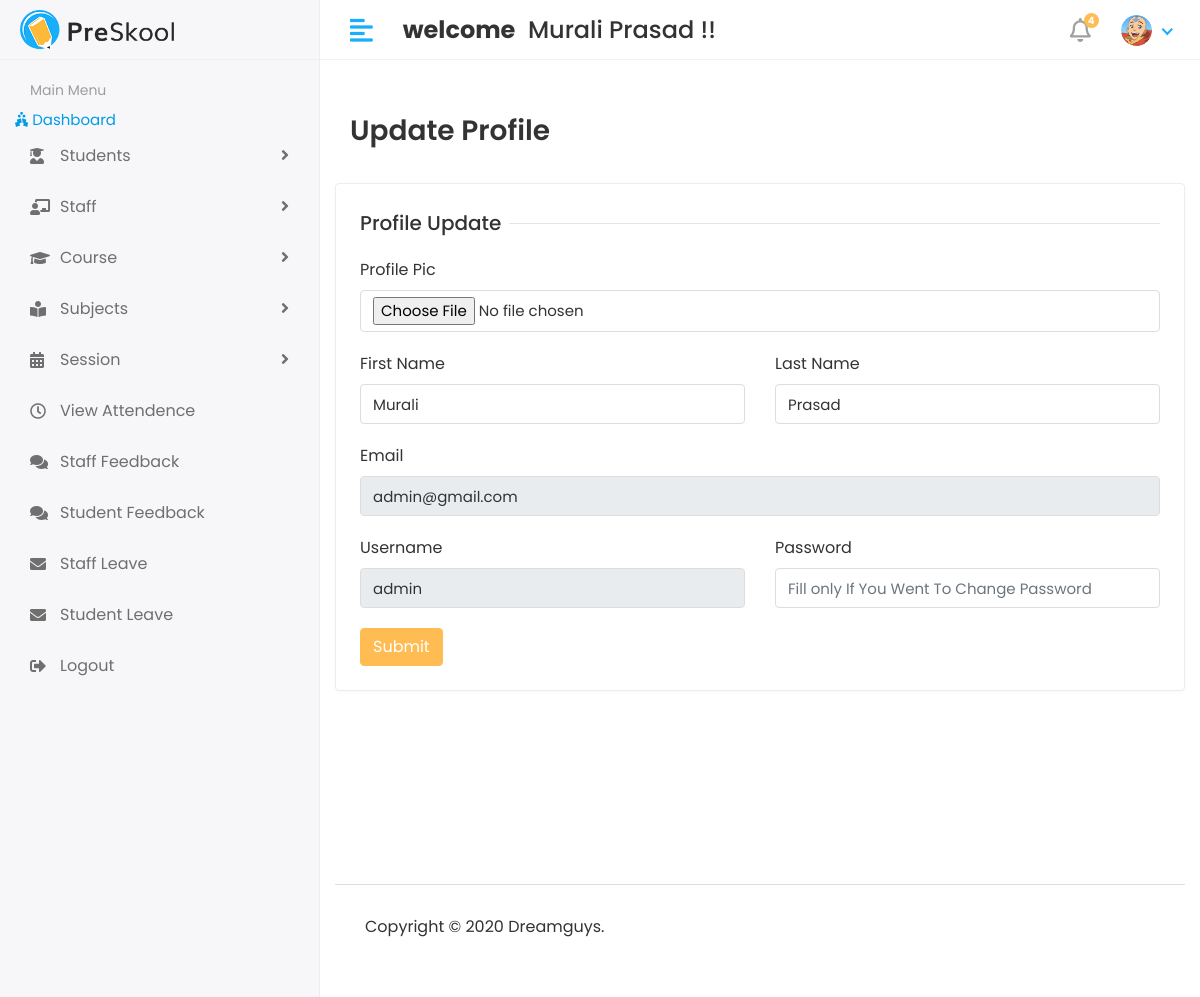
Page /profile (signed in) on the committed database.
### app/models.py (models this page shows)
class CustomUser(AbstractUser):
    USER=(
        (1,'HOD'),
        (2,'STAFF'),
        (3,'STUDENT'),
    )
    user_type = models.CharField(choices=USER, max_length=50,default=1)
    profile_pic= models.ImageField(upload_to='media/profile_pic')

### student_management_system/views.py (the view)
# urls.py: path('profile',views.PROFILE,name='profile'),
def PROFILE(request):
    user = CustomUser.objects.get(id = request.user.id)
    return render(request,'profile.html',{'user':user})

### templates/profile.html (shortened to what this page needs)
{% extends 'base.html'%}
{% block content%}
      <div class="main-wrapper">
         <div class="page-wrapper">
            <div class="content container-fluid">
               <div class="page-header">
                  <div class="row align-items-center">
                     <div class="col">
                        <h3 class="page-title">Update Profile</h3>
                     </div>
                  </div>
               </div>
               <div class="row">
                     <div class="card">
                        <div class="card-body">
                           <form method="POST" action="{% url 'profile/update' %}" enctype="multipart/form-data">
                              <div class="row">
                                 <div class="col-12">
                                    <h5 class="form-title"><span>Profile Update</span></h5>
                                 </div>
                                 <div class="col-12 ">
                                    <div class="form-group">
                                       <label>Profile Pic</label>
                                       <input type="file" class="form-control" name="profile_pic">
                                    </div>
                                 </div>
                                 <div class="col-12 col-sm-6">
                                    <div class="form-group">
                                       <label>First Name</label>
                                       <input type="text" class="form-control" name="first_name" value="{{ user.first_name}}">
                                    </div>
                                 </div>
                                 <div class="col-12 col-sm-6">
                                    <div class="form-group">
                                       <label>Last Name</label>
                                       <input type="text" class="form-control" name="last_name" value="{{ user.last_name}}">
                                    </div>
                                 </div>
                                 <div class="col-12 ">
                                    <div class="form-group">
                                       <label>Email</label>
                                       <input type="email" class="form-control" readonly name="email" value="{{ user.email}}">
                                    </div>
                                 </div>
                                 <div class="col-12 col-sm-6">
                                    <div class="form-group">
                                       <label>Username</label>
                                       <input type="text" class="form-control" readonly name="username" value="{{ user.username}}">
                                    </div>
                                 </div>
                                 <div class="col-12 col-sm-6">
                                    <div class="form-group">
                                       <label>Password</label>
                                       <input type="text" class="form-control" name="password" placeholder="Fill only If You Went To Change Password">
                                    </div>
                                 </div>
                                 <div class="col-12">
                                    <button type="submit" class="btn btn-primary">Submit</button>
                                 </div>
                              </div>
                           </form>
                        </div>
                     </div>
               </div>
            </div>
         </div>
      </div>
</html>
{% endblock %}

### templates/includes/header.html (shortened to what this page needs)
{% load static %}
<div class="header">
    <div class="header-left">
       <a href="index.html" class="logo">
       <img src="{% static 'assets/img/logo.png' %}" alt="Logo">
       </a>
    </div>
    <a href="javascript:void(0);" id="toggle_btn">
    <i class="fas fa-align-left"></i>
    </a>
    <div class="top-nav-search">
      <h4 class="mt-3"><strong>welcome</strong>&nbsp;&nbsp;<span>{{user.first_name}} {{user.last_name}}</span>&nbsp;!!</h4>
    </div>
    <ul class="nav user-menu">
       <li class="nav-item dropdown noti-dropdown">
          <a href="#" class="dropdown-toggle nav-link" data-toggle="dropdown">
          <i class="far fa-bell"></i> <span class="badge badge-pill">4</span>
          </a>
       </li>
       <li class="nav-item dropdown has-arrow">
          <a href="#" class="dropdown-toggle nav-link" data-toggle="dropdown">
          <span class="user-img"><img class="rounded-circle" src="/{{user.profile_pic}}" width="31" alt="Ryan Taylor"></span>
          </a>
       </li>
    </ul>
 </div>

### static/assets/css/style.css (style rules this page uses)
html { height: 100%; }
body { background-color: #fff; color: #333; font-family: 'Poppins', sans-serif; font-size: 1rem; height: 100%; line-height: 1.5; overflow-x: hidden; }
h1, h2, h3, h4, h5, h6 { font-family: 'Poppins', sans-serif; margin-top: 0; }
.form-control { border: 1px solid #ddd; box-shadow: none; color: #333; font-size: 15px; height: 40px; }
a { color: #009ce7; }
input, button, a { transition: all 0.4s ease; -moz-transition: all 0.4s ease; -o-transition: all 0.4s ease; -ms-transition: all 0.4s ease; -webkit-transition: all 0.4s ease; }
input, input:focus, button, button:focus { outline: none; }
input[type="file"] { height: auto; min-height: calc(1.5em + .75rem + 2px); }
input[type=text], input[type=password] { -webkit-appearance: none; -moz-appearance: none; appearance: none; }
.form-group { margin-bottom: 1.25rem; }
ul, ol { padding: 0px; list-style: none; }
.btn-primary { background-color: #FFBC53; border: 1px solid #FFBC53; }
.card { border: 1px solid #ececf5; box-shadow: 0 1px 3px 0 rgba(0, 0, 0, 0.03); margin-bottom: 1.875rem; }
.card-body { padding: 1.5rem; }
.header { background-color: #fff; border-bottom: 1px solid #f3f3f4; left: 0; position: fixed; right: 0; top: 0; z-index: 1001; height: 60px; }
.header .header-left { float: left; height: 60px; padding: 0 20px; position: relative; width: 320px; z-index: 1; transition: all 0.2s ease-in-out; background-color: #f7f7fa; border-bottom: 1px solid #efefef; border-right: 1px solid #ececf5; display: flex; align-items: center; }
.header .header-left .logo { display: inline-block; line-height: 60px; }
.header .header-left .logo img { max-height: 40px; width: auto; }
.header .dropdown-toggle:after { display: none; }
.header .has-arrow .dropdown-toggle:after { border-top: 0; border-left: 0; border-bottom: 2px solid #18aefa; border-right: 2px solid #18aefa; content: ''; height: 8px; display: inline-block; pointer-events: none; -webkit-transform-origin: 66% 66%; -ms-transform-origin: 66% 66%; transform-origin: 66% 66%; -webkit-transform: rotate(45deg); -ms-transform: rotate(45deg); transform: rotate(45deg); -webkit-transition: all 0.15s ease-in-out; transition: all 0.15s ease-in-out; width: 8px; vertical-align: 0px; }
.user-menu { float: right; margin: 0; position: relative; z-index: 99; padding-right: 15px; }
.user-menu.nav > li > a { color: #a0a0a0; font-size: 14px; line-height: 58px; padding: 0 15px; height: 60px; }
.user-img { margin-right: 3px; position: relative; }
.top-nav-search { float: left; margin-left: 15px; }
.main-wrapper { width: 100%; height: 100vh; min-height: 100vh; }
.page-wrapper { margin-left: 320px; padding-top: 60px; position: relative; transition: all 0.4s ease; }
.page-wrapper > .content { padding: 1.875rem 1.875rem 0; }
.page-header { margin-bottom: 1.875rem; }
.page-title { font-size: 28px; font-weight: 600; color: #333; margin-bottom: 5px; }
.user-menu.nav > li > a .badge { background-color: #FFBC53; display: block; font-size: 10px; font-weight: bold; height: 15px; width: 15px; position: absolute; right: 7px; top: 13px; color: #fff; padding: 3px; }
.user-menu.nav > li > a > i { font-size: 1.5rem; line-height: 60px; }
.form-title { width: 100%; max-width: 100%; padding: 0; font-size: 1.25rem; font-weight: 500; line-height: inherit; color: #333; white-space: normal; position: relative; display: block; margin-bottom: 20px; }
.form-title:before { content: ""; position: absolute; left: 0px; right: 0px; height: 1px; top: 50%; background-color: rgba(0, 0, 0, 0.1); }
.form-title span { padding: 0px 0.5rem 0 0; background-color: #fff; display: inline-block; z-index: 2; position: relative; }
@media (min-width: 992px) { #toggle_btn { align-items: center; color: #18aefa; display: inline-flex; float: left; font-size: 26px; height: 60px; justify-content: center; margin-left: 15px; padding: 0 15px; } }

### rows in the picture
CustomUser: first_name "Murali", last_name "Prasad", profile_pic (picture), email "admin@gmail.com", username "admin"
